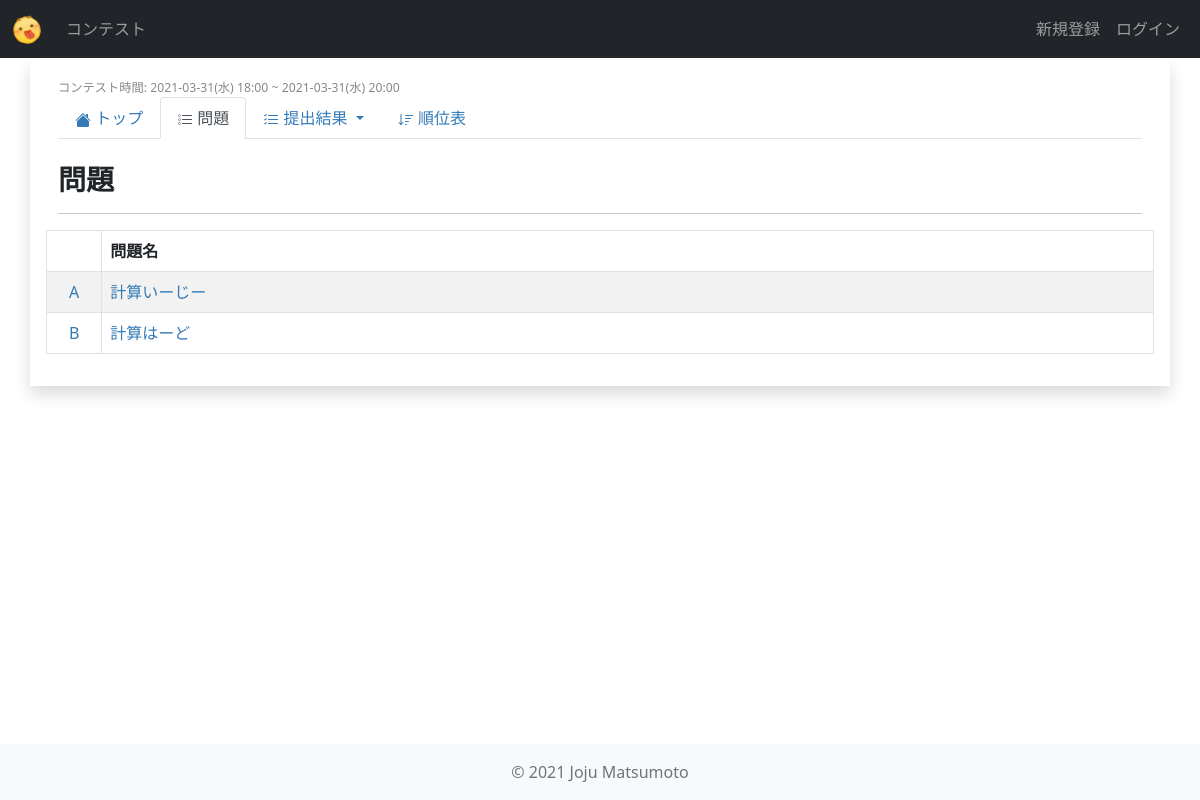
Before: /contests/mbc_1/problems/ with the older database file.
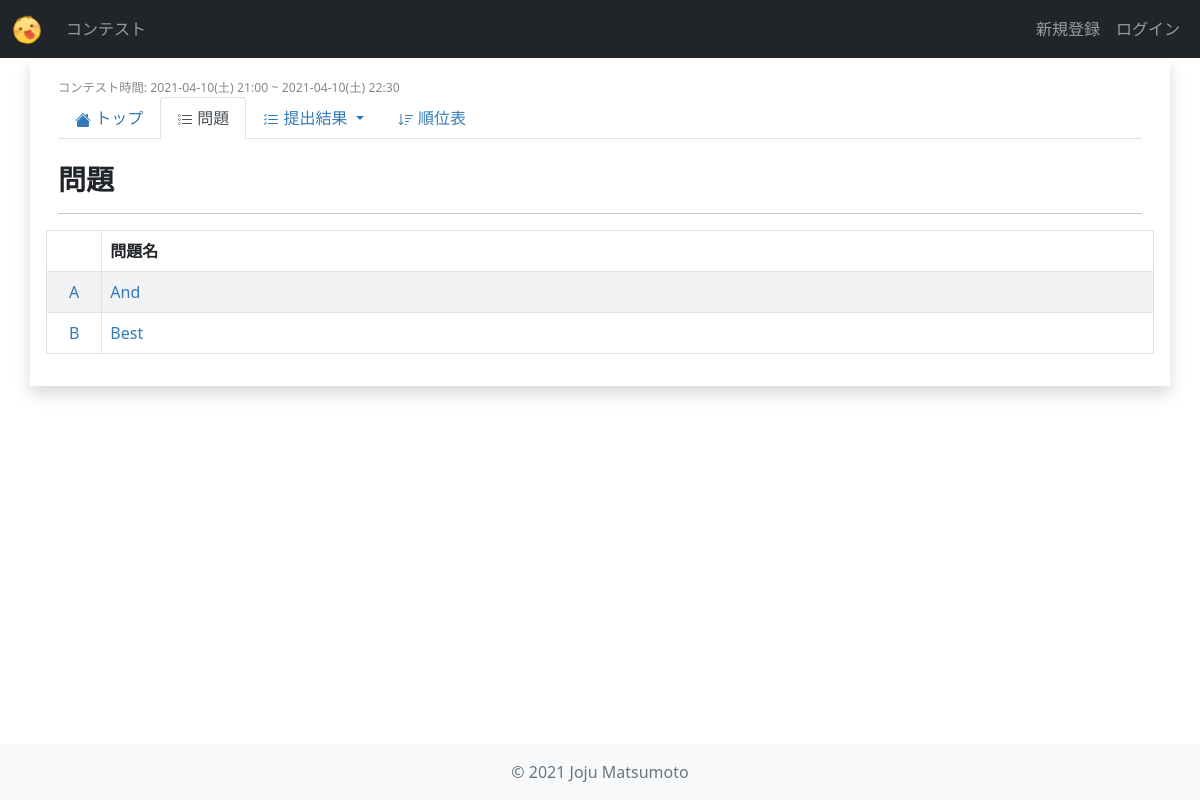
After: the same page with the newer database file.
### contests/models.py (models this page shows, shortened)
class Contest(models.Model):
    title = models.CharField(
        verbose_name="タイトル",
        max_length=255,
    )
    abstract = models.TextField(
        verbose_name="概要",
        max_length=2000,
    )
    short_name = models.CharField(
        verbose_name="省略形",
        max_length=20,
        unique=True,
        default="null",
    )
    start_date = models.DateTimeField(
        verbose_name="開始日時",
    )
    end_date = models.DateTimeField(
        verbose_name="終了日時",
    )
    users = models.ManyToManyField(
        settings.AUTH_USER_MODEL,
        verbose_name="参加者",
        blank=True,
    )
    penalty = models.IntegerField(
        verbose_name="ペナルティ(分)",
        default=5,
    )
    def is_live(self) -> bool:
        now = timezone.now()
        return self.start_date <= now <= self.end_date
    def is_past_contest(self) -> bool:
        now = timezone.now()
        return self.end_date < now
    def is_future_contest(self) -> bool:
        now = timezone.now()
        return now < self.start_date
    def get_start_time_str(self) -> str:
        return utils.datetime_str(self.start_date)
    def get_end_time_str(self) -> str:
        return utils.datetime_str(self.end_date)

class Problem(models.Model):
    order = models.CharField(
        verbose_name="問題番号(アルファベット)",
        max_length=5,
        default="A",
    )
    title = models.CharField(
        verbose_name="タイトル",
        max_length=100,
    )
    question = models.TextField(
        verbose_name="問題",
        max_length=2000,
    )
    answer = models.TextField(
        verbose_name="正解",
        max_length=2000,
    )
    contest = models.ForeignKey(
        Contest,
        verbose_name="コンテスト",
        on_delete=models.CASCADE,
    )
    point = models.IntegerField(
        verbose_name="スコア",
        default=0,
    )

### contests/views.py (the view)
class ProblemsView(View):
    def get(self, request, short_name, *args, **kwargs):
        contest = models.Contest.objects.get(short_name=short_name)
        context = {
            "contest": contest,
            "problems": contest.problem_set.order_by("order"),
        }
        return render(request, "contests/problems.html", context)

### contests/utils.py (called while the page is built)
def datetime_str(dt: datetime.datetime) -> str:
    dt = localtime(dt)
    return "{}({}) {}".format(
        dt.strftime("%Y-%m-%d"),
        day_of_week_to_japanese[dt.strftime("%a")],
        dt.strftime("%H:%M")
    )

### contests/templates/contests/problems.html (shortened to what this page needs)
{% extends 'contests/contest_base.html' %}
{% block contest_tab_problems %}active{% endblock %}
{% block contest_content %}
<div class="col-sm-12">
    <h3>問題</h3>
    <hr>
</div>
{% if contest.is_future_contest %}
    {% comment %} 開催予定のコンテスト {% endcomment %}
    <div class="col-sm-12">
        開催していません
    </div>
{% elif contest.is_live and user not in contest.users.all %}
    {% comment %} 開催中だが参加していない {% endcomment %}
    <div class="col-sm-12">
        開催していません
    </div>
{% else %}
    <table class="table table-bordered table-striped">
        <thead>
            <tr>
                <th width="5%"></th>
                <th>問題名</th>
            </tr>
        </thead>
        <tbody>
            {% for problem in problems %}
                <tr>
                    <td class="text-center"><a href="{% url 'contests:problem_detail' contest.short_name problem.pk %}">{{problem.order}}</a></td>
                    <td><a href="{% url 'contests:problem_detail' contest.short_name problem.pk %}">{{problem.title}}</a></td>
                </tr>
            {% endfor %}
        </tbody>
    </table>
{% endif %}
{% endblock contest_content %}

### contests/templates/contests/contest_base.html (shortened to what this page needs)
{% extends 'base.html' %}
{% block content %}
<div class="row p-3">
    <div class="col-sm-12 small">
        <small class="span-time">コンテスト時間: {{contest.get_start_time_str}} ~ {{contest.get_end_time_str}}</small>
    </div>
    <div class="col-sm-12">
        <ul class="nav nav-tabs navbar-dark mb-4">
            <li class="nav-item">
                <a class="nav-link {% block contest_tab_detail %}{% endblock %}" href="{% url 'contests:contest_detail' contest.short_name %}">
                    トップ
                </a>
            </li>
            {% if user in contest.users.all or contest.is_past_contest %}
            <li class="nav-item">
                <a class="nav-link {% block contest_tab_problems %}{% endblock %}" href="{% url 'contests:problems' contest.short_name %}">
                    問題
                </a>
            </li>
            <li class="nav-item dropdown">
                <a class="nav-link dropdown-toggle  {% block contest_tab_submissions %}{% endblock %}" data-bs-toggle="dropdown" role="button" aria-expanded="false">
                    提出結果
                </a>
            </li>
            {% endif %}
            <li class="nav-item">
                <a class="nav-link {% block contest_tab_standings %}{% endblock %}" href="{% url 'contests:standings' contest.short_name %}">
                    順位表
                </a>
            </li>
        </ul>
    </div>
    {% block contest_content %}{% endblock contest_content %}
</div>
{% endblock content %}

### templates/base.html (shortened to what this page needs)
{% load static %}
<!DOCTYPE html>
<html lang="ja" class="h-100">
<head>
    <link rel="stylesheet" href="{% static 'css/bootstrap.min.css' %}">
    <link rel="stylesheet" href="{% static 'css/main.css' %}">
</head>
<body class="d-flex flex-column h-100">
    <header>
        {% include 'components/top_bar.html' %}
    </header>
    <main class="flex-shrink-0 container shadow">
        {% block content %}{% endblock content %}
    </main>
    <footer class="footer mt-auto py-3 bg-light">
        <div class="container text-center">
            <span class="text-muted">&copy; 2021 Joju Matsumoto</span>
        </div>
    </footer>
</body>
</html>

### templates/components/top_bar.html (shortened to what this page needs)
{% load static %}
{% block header %}
<header>
    <nav class="navbar navbar-expand-sm fixed-top navbar-dark bg-dark">
        <div class="container-fluid">
            <a class="navbar-brand" href="{% url 'contests:index' %}">
                <img id="img_logo" src="{% static 'images/logo.png' %}" alt="MatCoder">
            </a>
            <div class="collapse navbar-collapse" id="nav_toggle">
                <ul class="navbar-nav me-auto mb-lg-0">
                    <li class="nav-item active">
                        <a class="nav-link" href="{% url 'contests:index' %}">コンテスト</a>
                    </li>
                </ul>
                <div class="d-flex navbar-nav me-0 mb-lg-0">
                    {% if user.is_authenticated %}
                        {% comment %} ログイン済の場合はマイページ {% endcomment %}
                        <li class="nav-item">
                            <a class="nav-link" href="{% url 'users:index' %}">{{user.username}}</a>
                        </li>
                    {% else %}
                        <li class="nav-item">
                            <a class="nav-link" href="{% url 'users:signup' %}">新規登録</a>
                        </li>
                        <li class="nav-item">
                            <a class="nav-link" href="{% url 'users:login' %}">ログイン</a>
                        </li>
                    {% endif %}
                </div>
            </div>
        </div>
    </nav>
</header>
{% endblock header %}

### static/css/main.css (style rules this page uses)
body { background-color: white; }
main { margin: 60px 15px 0; }
#img_logo { height: 30px; }
a { color: #337ab7; text-decoration: none; }
.span-time { color: #888; }
thead > tr { font-weight: bold; }
h2, h3, h4, h5 { font-weight: bold; }

Changed rows visible on the page:
removed Contest: get_start_time_str "2021-03-31(水) 18:00", get_end_time_str "2021-03-31(水) 20:00"
removed Problem: order "A", title "計算いーじー"
removed Problem: order "B", title "計算はーど"
added Contest: get_start_time_str "2021-04-10(土) 21:00", get_end_time_str "2021-04-10(土) 22:30"
added Problem: order "A", title "And"
added Problem: order "B", title "Best"
